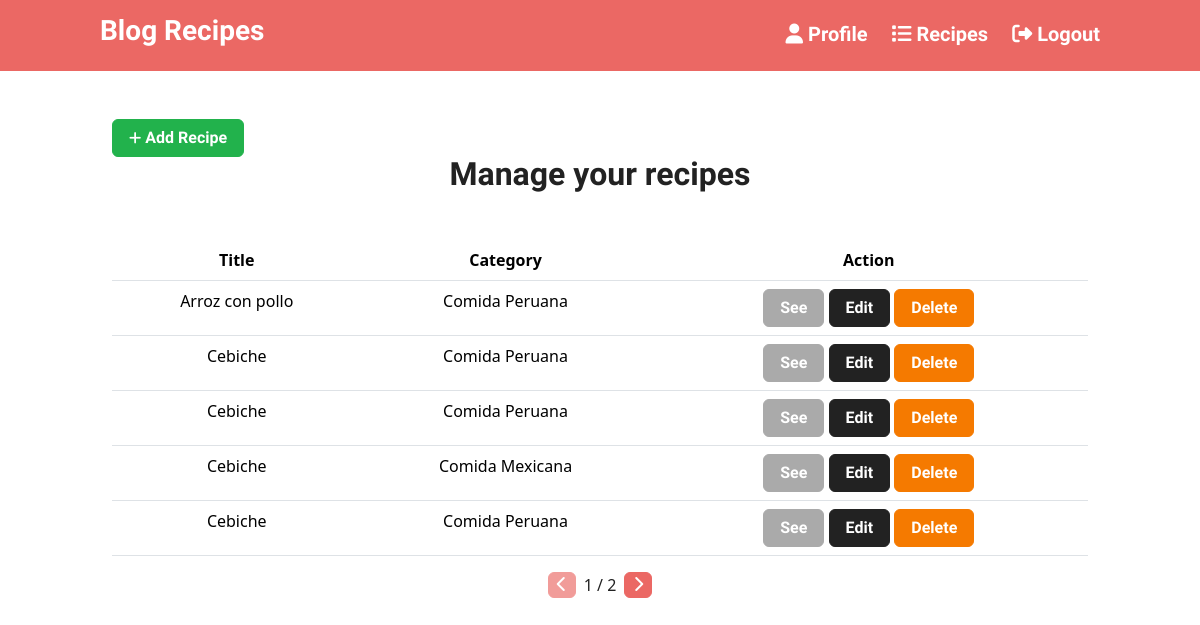
The app's page /profile/leonardo/admin/ (signed in), older data.
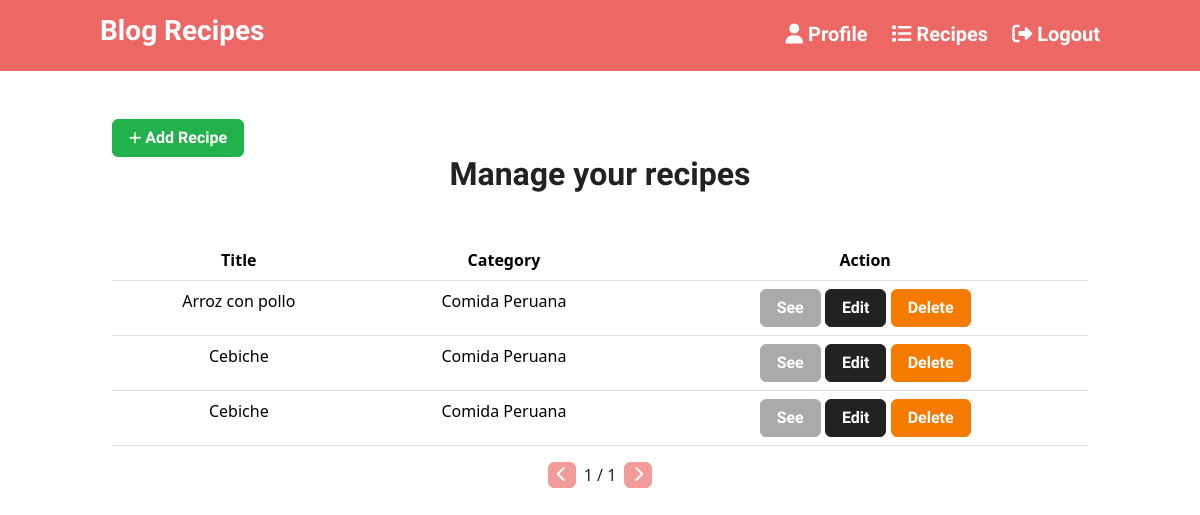
The same page, newer data.
### recipes/models.py (models this page shows, shortened)
class Recipe(models.Model):
    title = models.CharField(max_length=50)
    category = models.ForeignKey( Category, on_delete=models.CASCADE )
    author = models.ForeignKey( Profile, on_delete=models.CASCADE )
    image = models.ImageField( upload_to='recipes/', null=False, blank=False )
    preparation = models.TextField()
    ingredients = models.TextField()
    slug = models.SlugField(null=False, blank=False, unique=True)
    created_at = models.DateTimeField(auto_now_add=True)

### categories/models.py (models this page shows, shortened)
class Category(models.Model):
    name = models.CharField(max_length=50)
    slug = models.SlugField(null=False, blank=False, unique=True)

### recipes/views.py (the view)
# urls.py: path('admin/', views.users_recipes_view, name='users_recipes'),
def users_recipes_view(request, profile_slug, page=1):
    if request.user.profile.slug != profile_slug:
        return redirect('index')
    items_per_page = 5
    recipes_list = Recipe.objects.filter(author=request.user.profile).order_by('-created_at')
    total_pages = math.ceil(recipes_list.count() / items_per_page)
    if page > total_pages:
        return redirect( 'recipes:users_recipes', profile_slug, 2 )
    if page < 1:
        return redirect( 'recipes:users_recipes', profile_slug )
    paginator = Paginator(recipes_list, items_per_page)
    page_obj = paginator.get_page(page)
    return render(request, 'users_recipes.html', {
        'recipes': page_obj,
        'total_pages': total_pages,
        'page': page,
        'previous_page': page - 1 if page > 1 else 0,
        'next_page': page + 1 if page < total_pages else total_pages
    })

### recipes/templates/users_recipes.html
{% extends 'base.html' %}
{% block content %}
<section class="mt-5">
	<div class="row">
		<div class="col-12">
			<a
				class="btn btn-success"
				href="{% url 'recipes:add_recipe' user.profile.slug %}"
			>
				<i class="fas fa-plus fs-14"></i> Add Recipe
			</a>
		</div>
		<h2 class="text-center">Manage your recipes</h2>
		<div class="col-12 mt-5">
			<table class="table">
				<thead>
					<tr>
						<th class="text-center">Title</th>
						<th class="text-center">Category</th>
						<th class="text-center">Action</th>
					</tr>
				</thead>
				<tbody>
					{% for recipe in recipes %}
					<tr>
						<td class="text-center">{{ recipe.title }}</td>
						<td class="text-center">{{ recipe.category.name }}</td>
						<td class="text-center">
							<a class="btn btn-secondary" href="{% url 'recipes:recipe_detail' user.profile.slug recipe.slug %}">See</a>
							<button class="btn btn-dark">Edit</button>
							<button
								data-recipe="recipe.pk"
								class="btn btn-danger"
							>
								Delete
							</button>
						</td>
					</tr>
					{% endfor %}
				</tbody>
			</table>
		</div>
		<div class="col-12 d-flex justify-content-center align-items-center">
			<a
				href="{% url 'recipes:users_recipes' profile_slug=user.profile.slug page=previous_page %}"
				class="btn btn-primary py-0 px-2 me-2 {% if page == 1 %}disabled{% endif %}"
				><i class="fas fa-chevron-left"></i
			></a>
			{{ page }} / {{ total_pages }}
			<a
				href="{% url 'recipes:users_recipes' profile_slug=user.profile.slug page=next_page %}"
				class="btn btn-primary py-0 px-2 ms-2 {% if page == total_pages %}disabled{% endif %}"
				><i class="fas fa-chevron-right"></i
			></a>
		</div>
	</div>
</section>
{% endblock %}

### templates/base.html (shortened to what this page needs)
{% load static %}
<!DOCTYPE html>
<html lang="en">
	<head>
		<link
			rel="stylesheet"
			href="https://cdnjs.cloudflare.com/ajax/libs/bootswatch/5.0.1/journal/bootstrap.min.css"
		/>
		<link href="{% static 'css/styles.css' %}" rel="stylesheet" />
	</head>
	<body>
		{% include 'navbar.html'%}
		<div class="row m-0 max-w-container mx-auto">
			{% block content %}
			{% endblock content %}
		</div>
	</body>
</html>

### templates/navbar.html
{% load static %}
<nav class="text-white bg-primary py-3 px-2 px-lg-0 sticky-top">
	<div
		class="max-w-container mx-auto d-flex justify-content-between align-items-center"
	>
		<a href="{% url 'index' %}" class="text-white h3">Blog Recipes</a>
		<ul class="d-flex">
			{% if not user.is_authenticated %}
			<li>
				<a href="{% url 'login' %}" class="text-white h5">
					<i class="fas fa-user"></i>
					Login</a
				>
			</li>
			<li class="ms-4">
				<a href="{% url 'register' %}" class="text-white h5">
					<i class="fas fa-user-plus"></i>
					Register</a
				>
			</li>
			{% else %}
			<li class="ms-4">
				<a href="{% url 'users:profile' user.profile.slug %}" class="text-white h5">
					<i class="fas fa-user"></i>
					Profile</a
				>
			</li>
			<li class="ms-4">
				<a href="{% url 'recipes:users_recipes' user.profile.slug %}" class="text-white h5">
					<i class="fas fa-list"></i>
					Recipes</a
				>
			</li>
			<li class="ms-4">
				<a href="{% url 'logout' %}" class="text-white h5">
					<i class="fas fa-sign-out-alt"></i>
					Logout</a
				>
			</li>
			{% endif %}
		</ul>
	</div>
</nav>

### static/css/styles.css (style rules this page uses)
.max-w-container { max-width: 1000px; }
a { text-decoration: none !important; }
h1, h2, h3, h4, h5, h6 { margin: 0; padding: 0; }
ul { margin: 0 !important; padding: 0 !important; list-style: none; }
.fs-14 { font-size: 14px; }

Row changes from the older to the newer data that the page shows:
removed Recipe: title "Cebiche", category.name "Comida Mexicana"
removed Recipe: title "Cebiche", category.name "Comida Peruana"
Text that changed along with them:
{{ total_pages }}: "2" → "1"
